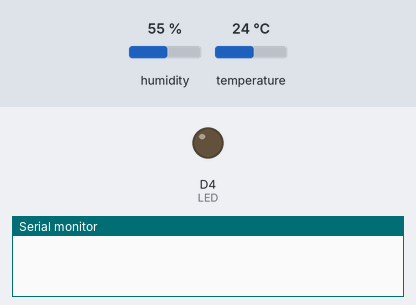
Simulated run of this sketch. Board: ESP8266 (NodeMCU). Parts: output pins drawn as LEDs (lit = HIGH), the last lines printed to the serial monitor. The inputs (shaded band) are chosen by the test bench; at power-on: humidity 55 %, temperature 24 °C. WiFi joins after 1.5 s; servers stay silent unless stated.

Above: at 0.1 s.
At 4.4 s:
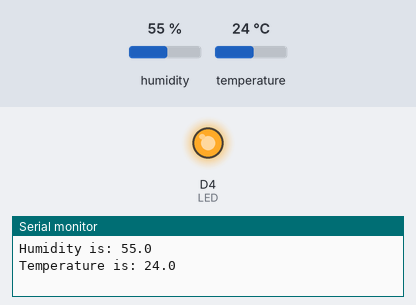
Timing chart, 0 to 5.9 s (numbered marks = the images above):
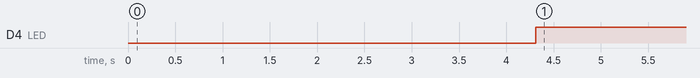

The sketch:

Blynk_Dht.ino
```cpp
#include <ESP8266WiFi.h>
#include <BlynkSimpleEsp8266.h>
#include <DHT.h>
#define BLYNK_PRINT Serial
char auth[] = "8ZYG639YS5LWU9m2bqQNrSJ3d_4fX0RS";
char ssid[] = "Sirichai";
char pass[] = "0890100678";
BlynkTimer timer;
#define LED D4                  // LED on chip ESP8266
#define DHTPIN  D3              // pin of sensor connected to
#define DHTTYPE DHT22           // DHT22 if useDHT22
DHT dht(DHTPIN, DHTTYPE);

void setup()
{
  pinMode(LED, OUTPUT);
  Serial.begin(9600);
  //  Blynk.begin(auth, ssid, pass);
  //  Blynk.begin(auth, ssid, pass, "prakitblog.com", 8181);
  Blynk.begin(auth, ssid, pass, "blynk.iot-cm.com", 8080);
  dht.begin();
  timer.setInterval(2500, Sensor);
}
void loop()
{
  Blynk.run(); // Initiates Blynk
  timer.run(); // run BlynkTimer
}
void Sensor()
{
  float h = dht.readHumidity();
  float t = dht.readTemperature();
  if (isnan(h) || isnan(t)) {
    Serial.println("Failed to read from DHT sensor!");
    digitalWrite(LED, LOW);
    delay(1500);
    return;
  }
  Serial.print("Humidity is: "); Serial.println(h, 1);
  Serial.print("Temperature is: "); Serial.println(t, 1);
  digitalWrite(LED, HIGH);
  Blynk.virtualWrite(V5, h);
  Blynk.virtualWrite(V6, t);
}
```

Measured:
- by itself, D4 (LED): LOW → HIGH at 4.3 s
